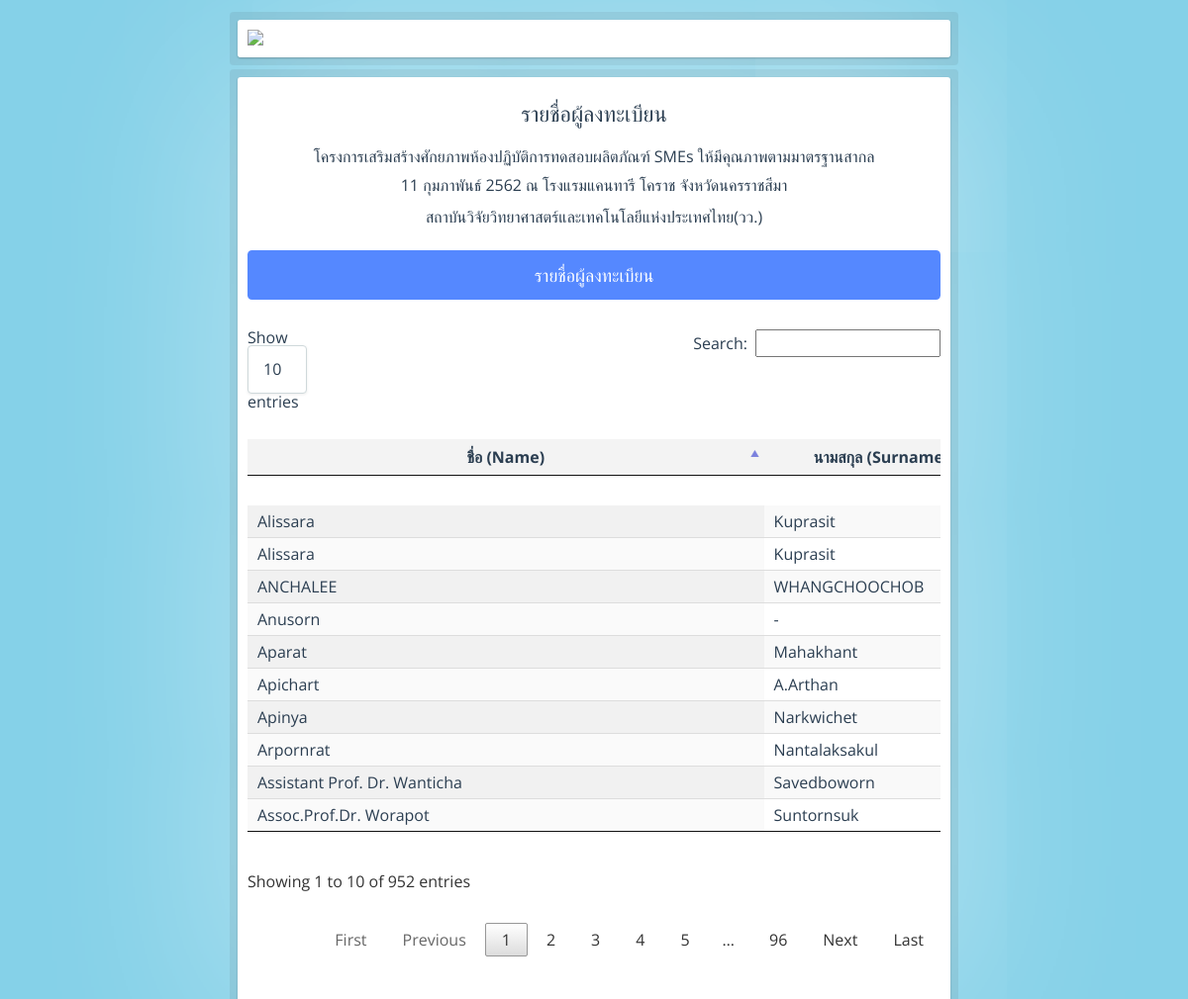
Page /showmember.php (signed in) on the committed database.
### tables this page shows
CREATE TABLE IF NOT EXISTS `roster` (
  `ros_id` int(11) NOT NULL AUTO_INCREMENT,
  `ros_ref` varchar(10) DEFAULT NULL COMMENT 'เลขอ้างอิง',
  `ros_title` varchar(20) DEFAULT NULL COMMENT 'คำนำหน้า',
  `ros_name` text,
  `ros_surname` text,
  `ros_position` text COMMENT 'ตำแหน่ง',
  `ros_organization` text COMMENT 'องค์กร',
  `ros_tel` varchar(50) DEFAULT NULL,
  `ros_fax` varchar(50) DEFAULT NULL,
  `ros_mobile` varchar(12) DEFAULT NULL,
  `ros_email` text,
  `ros_time` datetime NOT NULL,
  `datein` varchar(5) NOT NULL,
  `seminar` varchar(100) NOT NULL,
  `valid` int(2) NOT NULL,
  `pass` varchar(20) NOT NULL,
  `memo` varchar(200) NOT NULL,
  `user_name` varchar(100) NOT NULL,
  `arrived` int(11) NOT NULL,
  `ns` varchar(255) NOT NULL,
  `vip` varchar(1) NOT NULL,
  PRIMARY KEY (`ros_id`)
);

### showmember.php (the view, shortened to what this page needs)
<?php
include 'Connections/registration.php'; ?>
<?php
$sql = "SELECT * FROM roster where seminar = 'Food' ";
$result = $conn->query($sql);
?>
<!doctype html>
<html>
<head>
	<link rel="stylesheet" href="css/reset.css">
	<link rel="stylesheet" href="css/style.css">
    <link href="DataTable/datatables.min.css" rel="stylesheet" type="text/css" />
</head>
<body>
<form method="POST" name="form1" id="form1" class="cd-form floating-labels floating-label-other">
		<fieldset class="border">
        <img width="100%" src="images/banner6.jpg">
        </fieldset>
        <fieldset class="border">
        <div>
			<div class="legend2">รายชื่อผู้ลงทะเบียน</div>
            <legend>โครงการเสริมสร้างศักยภาพห้องปฏิบัติการทดสอบผลิตภัณฑ์ SMEs ให้มีคุณภาพตามมาตรฐานสากล</legend>
            <legend>11 กุมภาพันธ์ 2562 ณ โรงแรมแคนทารี โคราช จังหวัดนครราชสีมา<br><br>สถาบันวิจัยวิทยาศาสตร์และเทคโนโลยีแห่งประเทศไทย(วว.)</legend>
			<div class="error-message">
			  <p>รายชื่อผู้ลงทะเบียน</p>
			</div>
<div>
  <table border="0" align="center" class="display nowrap" id="table_id" width="100%">
<thead>
      <tr>
        <th>ชื่อ (Name)</th>
        <th>นามสกุล (Surname)</th>
      </tr>
</thead>
<tbody>
        <?php if ($result->num_rows > 0) { while($row = $result->fetch_assoc()) {?>
        <tr>
          <td><?php echo $row['ros_name']; ?></td>
          <td><?php echo $row['ros_surname']; ?></td>
        </tr>
        <?php } } else { echo "0 results"; } ?>
</tbody>
    </table>
    <br />
</div>
  </fieldset>
</form>
</body>
</html>

### css/style.css (style rules this page uses)
*, *::after, *::before { -webkit-box-sizing: border-box; -moz-box-sizing: border-box; box-sizing: border-box; }
html { font-size: 62.5%; }
body { font-size: 1.6rem; font-family: "Open Sans", sans-serif; color: #2b3e51; background-color: #85d1e8; width: 100%; }
.cd-form { width: 100%; max-width: 720px; min-width: 500px; margin: 1em auto; }
.cd-form fieldset { margin: 20px 0; }
.cd-form legend { padding-bottom: 10px; margin-bottom: 3px; font-size: 1.6rem; text-align:center; }
.legend2 { padding-bottom: 10px; margin-bottom: 80px; font-size: 2.2rem; text-align:center; }
.cd-form div { position: relative; margin: 20px 0; }
.cd-form input[type="text"], .cd-form input[type="email"], .cd-form textarea, .cd-form select, .cd-form legend { display: block; width: 100%; -webkit-appearance: none; -moz-appearance: none; -ms-appearance: none; -o-appearance: none; appearance: none; font-family: "Open Sans", sans-serif; }
.cd-form .error-message p { background: #5588ff; color: #ffffff; font-size: 1.8rem; text-align: center; -webkit-font-smoothing: antialiased; -moz-osx-font-smoothing: grayscale; border-radius: .25em; padding: 16px; }
@media only screen and (min-width: 600px) { .cd-form div { margin: 20px 0; } }
@media only screen and (min-width: 600px) { .cd-form legend + div { margin-top: 20px; } }
.js .floating-labels div { margin: 15px 0; }
@media only screen and (min-width: 600px) { .js .floating-labels legend + div { margin-top: 16px; } }
.border { position: relative; margin: 0 auto; padding: 10px 10px 10px; background: white; border-radius: 3px; -webkit-box-shadow: 0 0 200px rgba(255, 255, 255, 0.5), 0 1px 2px rgba(0, 0, 0, 0.3); box-shadow: 0 0 200px rgba(255, 255, 255, 0.5), 0 1px 2px rgba(0, 0, 0, 0.3); }
.border:before { content: ''; position: absolute; top: -8px; right: -8px; bottom: -8px; left: -8px; z-index: -1; background: rgba(0, 0, 0, 0.08); border-radius: 4px; }

### rows in the picture
roster: ros_name "Assoc.Prof.Dr. Worapot", ros_surname "Suntornsuk"
roster: ros_name "Assistant Prof. Dr. Wanticha", ros_surname "Savedboworn"
roster: ros_name "Apichart", ros_surname "A.Arthan"
roster: ros_name "Apinya", ros_surname "Narkwichet"
roster: ros_name "Arpornrat", ros_surname "Nantalaksakul"
roster: ros_name "Aparat", ros_surname "Mahakhant"
roster: ros_name "Alissara", ros_surname "Kuprasit"
roster: ros_name "Alissara", ros_surname "Kuprasit"
roster: ros_name "ANCHALEE", ros_surname "WHANGCHOOCHOB"
roster: ros_name "Anusorn", ros_surname "-"
